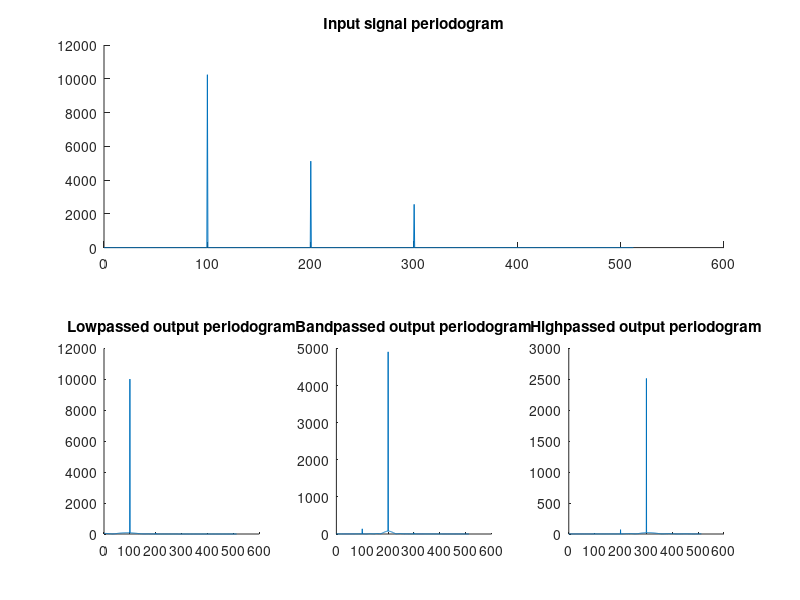

The MATLAB script that drew this image: (Note: this script raises an error after producing the figure.)
%% Generate 3 sinusoids
% Define signal parameters
A1 = 10; % SNR
f1 = 100; % Sine frequency
phi1 = 0; % Initial phase

A2 = 5;
f2 = 200;
phi2 = pi/6;

A3 = 2.5;
f3 = 300;
phi3 = pi/4;

% Generate time vector
samplFreq = 1024; % Hz
maxFreq = 0.5*samplFreq % Same as 1.0 = half the sample rate required by fir1
nSamples = 2*samplFreq;
timeVec = (0:(nSamples-1))/samplFreq;

% Declare the 3 sinusoids
s1 = A1*sin(2*pi*f1*timeVec+phi1);
s2 = A2*sin(2*pi*f2*timeVec+phi2);
s3 = A3*sin(2*pi*f3*timeVec+phi3);

% Add 3 sinusoids
s = s1 + s2 + s3;

%% Filter design
% Design filter 1 to let s1 pass (lowpass)
filtOrder = 30; % Use same order for all
lPass = fir1(filtOrder, 150/maxFreq, 'low'); % Pass frequencies below 150 Hz
% Apply the filter
filtS1 = fftfilt(lPass, s);

% Design filter 2 to let s2 pass (bandpass)
hBandPass = fir1(filtOrder, 150/maxFreq, 'high'); % Pass frequencies above 150 Hz
lBandPass = fir1(filtOrder, 250/maxFreq, 'low'); % Pass frequencies below 250 Hz
% Apply bandpass
filtS2 = fftfilt(hBandPass, s); % low cutoff
filtS2 = fftfilt(lBandPass, filtS2); % high cutoff

% Design filter 3 to let s3 pass (highpass)
hPass = fir1(filtOrder, 250/maxFreq, 'high'); % Pass frequencies above 250 Hz
% Apply highpass
filtS3 = fftfilt(hPass, s);

%% Periodograms
% Length of data
dataLen = timeVec(end)-timeVec(1);
% DFT sample corresponding to Nyquist frequency
kNyq = floor(length(timeVec)/2)+1;
% Positive Fourier frequencies
posFreq = (0:(kNyq-1))*(1/dataLen);

% FFT of unfiltered signal s
fftSig = fft(s);
fftSig = fftSig(1:kNyq);

% FFT of filtered signal 1
fftSig1 = fft(filtS1);
fftSig1 = fftSig1(1:kNyq);

% FFT of filtered signal 2
fftSig2 = fft(filtS2);
fftSig2 = fftSig2(1:kNyq);

% FFT of filtered signal 3
fftSig3 = fft(filtS3);
fftSig3 = fftSig3(1:kNyq);

%% Plot the periodograms
fig = figure;

subplot(2,3,[1,3]); % Plot the periodogram of the input signal once
hold on;
plot(posFreq, abs(fftSig));
title('Input signal periodogram');

subplot(2,3,4); % Plot a periodogram of each filtered signal
hold on;
plot(posFreq, abs(fftSig1));
title('Lowpassed output periodogram');

subplot(2,3,5);
hold on;
plot(posFreq, abs(fftSig2));
title('Bandpassed output periodogram');

subplot(2,3,6);
hold on;
plot(posFreq, abs(fftSig3));
title('Highpassed output periodogram');

hand = axes(fig, 'visible', 'off'); % All of this just to set up common axis labels
hand.Title.Visible='on';
hand.XLabel.Visible='on';
hand.YLabel.Visible='on';
ylabel(hand, 'Magnitude');
xlabel(hand, 'Frequency (Hz)');

%% Plot the signals
% Extra plots of filtered signals imposed over input
fig2 = figure;

subplot(3,1,1); % 3 row, 1 column figure of 3 plots
hold on;
plot(timeVec, s);
plot(timeVec, filtS1);
title('Lowpass cutoff 150 Hz (s1)');

subplot(3,1,2);
hold on;
plot(timeVec, s);
plot(timeVec,filtS2);
title('Bandpass cutoff 150-250 Hz (s2)');

subplot(3,1,3);
hold on;
plot(timeVec, s);
plot(timeVec, filtS3);
title('Highpass cutoff 250 Hz (s3)');

hand = axes(fig, 'visible', 'off');
hand.Title.Visible='on';
hand.XLabel.Visible='on';
hand.YLabel.Visible='on';
ylabel(hand, 'Magnitude');
xlabel(hand, 'Frequency (Hz)');
